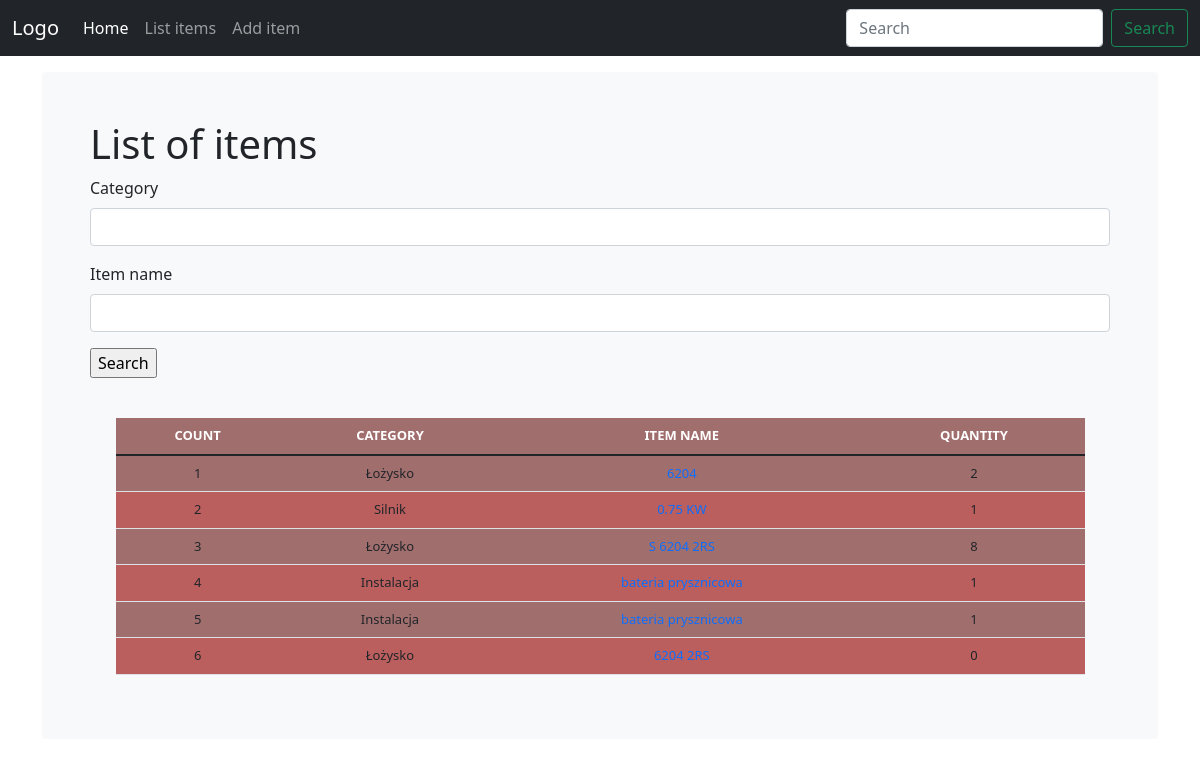
/list_items/, run on an earlier commit of the app's database.
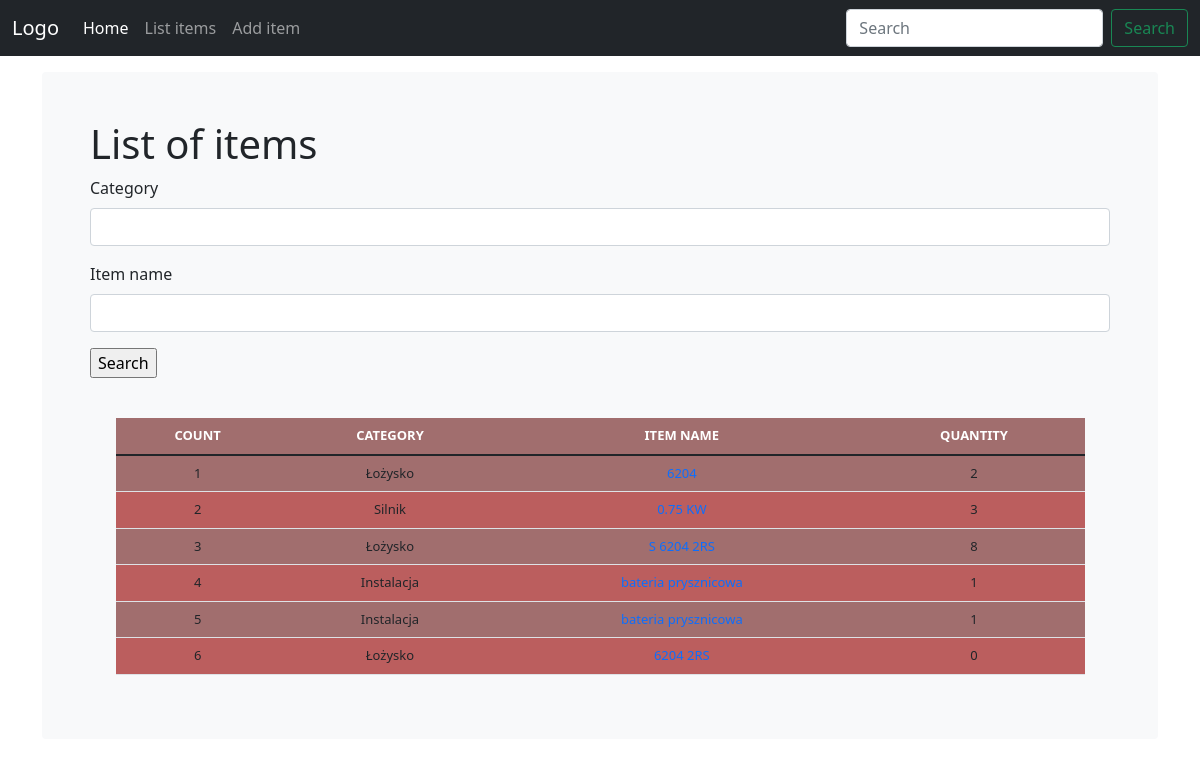
And on a later commit of the database.
### warehouse/models.py (models this page shows, shortened)
class Item(models.Model):
    category = models.CharField(max_length=50, blank=True, null=True)
    item_name = models.CharField(max_length=50, blank=True, null=True)
    quantity = models.IntegerField(default='0', blank=False, null=True)
    brand = models.CharField(max_length=50, blank=False, null=True)
    receive_quantity = models.IntegerField(default='0', blank=True, null=True)
    receive_by = models.CharField(max_length=50, blank=True, null=True)
    issue_quantity = models.IntegerField(default='0', blank=True, null=True)
    issue_by = models.CharField(max_length=50, blank=True, null=True)
    issue_to = models.CharField(max_length=50, blank=True, null=True)
    phone_number = models.CharField(max_length=50, blank=True, null=True)
    created_by = models.CharField(max_length=50, blank=True, null=True)
    reorder_level = models.IntegerField(default='0', blank=True, null=True)
    last_updated = models.DateTimeField(auto_now_add=False, auto_now=True)
    export_to_csv = models.BooleanField(default=False)

### warehouse/views.py (the view, shortened to what this page needs)
# urls.py: path('list_items/', views.list_items, name='list_items'),
def list_items(request):
    title = 'List of items'
    form = ItemSearchForm(request.POST or None)
    queryset = Item.objects.all()
    context = {
        "title": title,
        "queryset": queryset,
        "form": form,
    }
    return render(request, "list_items.html", context)

### warehouse/forms.py
class ItemSearchForm(forms.ModelForm):
    class Meta:
        model = Item
        fields = ['category', 'item_name']

### warehouse/templates/list_items.html
{% extends 'home.html' %}
{% load crispy_forms_tags %}
{% block content %}
<main class="container">
  <div class="bg-light p-5 rounded">
    <h1>{{title}}</h1>
    <form action="" method="POST">{% csrf_token %}
      {{form|crispy}}
      <input type="submit" value="Search">
    </form>
    <br>
    <p class="lead">
      <table class="table" id="item-table">
        <thead>
          <tr>
            <th>COUNT</th>
            <th>CATEGORY</th>
            <th>ITEM NAME</th>
            <th>QUANTITY</th>
          </tr>
        </thead>
        {% for instance in queryset %}
        <tr>
          <td>{{forloop.counter}}</td>
          <td>{{instance.category}}</td>
          <td><a href="{% url 'update_item' instance.id  %}">{{instance.item_name}}</a></td>
          <td>{{instance.quantity}}</td>
        </tr>
        {% endfor %}
      </table>
    </p>
  </div>
</main>
{% endblock content %}

What changed in the data, as far as the page shows it:
changed Item "Silnik": quantity "1" → "3"
